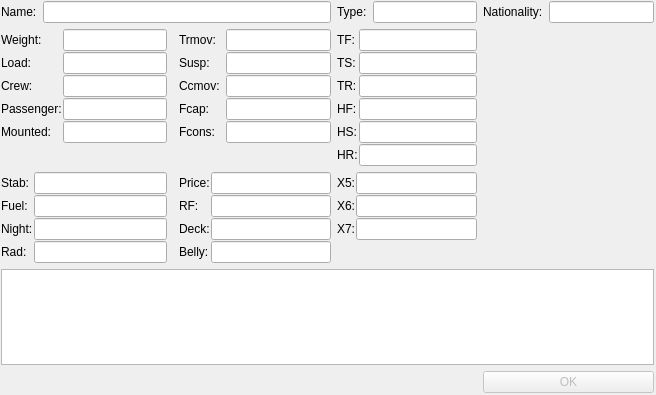
<?xml version="1.0" encoding="UTF-8"?>
<ui version="4.0">
 <class>VehicleForm</class>
 <widget class="QWidget" name="VehicleForm">
  <property name="geometry">
   <rect>
    <x>0</x>
    <y>0</y>
    <width>656</width>
    <height>395</height>
   </rect>
  </property>
  <property name="sizePolicy">
   <sizepolicy hsizetype="Preferred" vsizetype="Preferred">
    <horstretch>0</horstretch>
    <verstretch>0</verstretch>
   </sizepolicy>
  </property>
  <property name="windowTitle">
   <string>Form</string>
  </property>
  <widget class="QWidget" name="layoutWidget">
   <property name="geometry">
    <rect>
     <x>1</x>
     <y>1</y>
     <width>653</width>
     <height>392</height>
    </rect>
   </property>
   <layout class="QGridLayout" name="gridLayout">
    <item row="0" column="0" colspan="3">
     <layout class="QFormLayout" name="nameLayout">
      <property name="labelAlignment">
       <set>Qt::AlignRight|Qt::AlignTop|Qt::AlignTrailing</set>
      </property>
      <item row="0" column="0">
       <widget class="QLabel" name="nameLabel">
        <property name="text">
         <string>Name:</string>
        </property>
        <property name="buddy">
         <cstring>nameLineEdit</cstring>
        </property>
       </widget>
      </item>
      <item row="0" column="1">
       <widget class="QLineEdit" name="nameLineEdit">
        <property name="sizePolicy">
         <sizepolicy hsizetype="Expanding" vsizetype="Fixed">
          <horstretch>0</horstretch>
          <verstretch>2</verstretch>
         </sizepolicy>
        </property>
        <property name="minimumSize">
         <size>
          <width>2</width>
          <height>0</height>
         </size>
        </property>
        <property name="baseSize">
         <size>
          <width>2</width>
          <height>0</height>
         </size>
        </property>
        <property name="readOnly">
         <bool>true</bool>
        </property>
       </widget>
      </item>
     </layout>
    </item>
    <item row="0" column="3">
     <layout class="QFormLayout" name="typeLayout">
      <property name="labelAlignment">
       <set>Qt::AlignRight|Qt::AlignTop|Qt::AlignTrailing</set>
      </property>
      <item row="0" column="0">
       <widget class="QLabel" name="typeLabel">
        <property name="sizePolicy">
         <sizepolicy hsizetype="Preferred" vsizetype="Preferred">
          <horstretch>1</horstretch>
          <verstretch>0</verstretch>
         </sizepolicy>
        </property>
        <property name="minimumSize">
         <size>
          <width>0</width>
          <height>0</height>
         </size>
        </property>
        <property name="baseSize">
         <size>
          <width>1</width>
          <height>0</height>
         </size>
        </property>
        <property name="text">
         <string>Type:</string>
        </property>
        <property name="buddy">
         <cstring>typeLineEdit</cstring>
        </property>
       </widget>
      </item>
      <item row="0" column="1">
       <widget class="QLineEdit" name="typeLineEdit">
        <property name="sizePolicy">
         <sizepolicy hsizetype="Expanding" vsizetype="Fixed">
          <horstretch>1</horstretch>
          <verstretch>0</verstretch>
         </sizepolicy>
        </property>
        <property name="minimumSize">
         <size>
          <width>1</width>
          <height>0</height>
         </size>
        </property>
        <property name="baseSize">
         <size>
          <width>1</width>
          <height>0</height>
         </size>
        </property>
        <property name="readOnly">
         <bool>true</bool>
        </property>
       </widget>
      </item>
     </layout>
    </item>
    <item row="2" column="2">
     <layout class="QFormLayout" name="formLayout_4">
      <property name="horizontalSpacing">
       <number>1</number>
      </property>
      <property name="verticalSpacing">
       <number>1</number>
      </property>
      <item row="0" column="0">
       <widget class="QLabel" name="priceLabel">
        <property name="text">
         <string>Price:</string>
        </property>
        <property name="buddy">
         <cstring>priceLineEdit</cstring>
        </property>
       </widget>
      </item>
      <item row="0" column="1">
       <widget class="QLineEdit" name="priceLineEdit">
        <property name="alignment">
         <set>Qt::AlignRight|Qt::AlignTrailing|Qt::AlignVCenter</set>
        </property>
        <property name="readOnly">
         <bool>true</bool>
        </property>
       </widget>
      </item>
      <item row="1" column="0">
       <widget class="QLabel" name="rFLabel">
        <property name="text">
         <string>RF:</string>
        </property>
        <property name="buddy">
         <cstring>rFLineEdit</cstring>
        </property>
       </widget>
      </item>
      <item row="1" column="1">
       <widget class="QLineEdit" name="rFLineEdit">
        <property name="alignment">
         <set>Qt::AlignRight|Qt::AlignTrailing|Qt::AlignVCenter</set>
        </property>
        <property name="readOnly">
         <bool>true</bool>
        </property>
       </widget>
      </item>
      <item row="2" column="0">
       <widget class="QLabel" name="deckLabel">
        <property name="text">
         <string>Deck:</string>
        </property>
        <property name="buddy">
         <cstring>deckLineEdit</cstring>
        </property>
       </widget>
      </item>
      <item row="2" column="1">
       <widget class="QLineEdit" name="deckLineEdit">
        <property name="alignment">
         <set>Qt::AlignRight|Qt::AlignTrailing|Qt::AlignVCenter</set>
        </property>
        <property name="readOnly">
         <bool>true</bool>
        </property>
       </widget>
      </item>
      <item row="3" column="0">
       <widget class="QLabel" name="bellyLabel">
        <property name="text">
         <string>Belly:</string>
        </property>
        <property name="buddy">
         <cstring>bellyLineEdit</cstring>
        </property>
       </widget>
      </item>
      <item row="3" column="1">
       <widget class="QLineEdit" name="bellyLineEdit">
        <property name="alignment">
         <set>Qt::AlignRight|Qt::AlignTrailing|Qt::AlignVCenter</set>
        </property>
        <property name="readOnly">
         <bool>true</bool>
        </property>
       </widget>
      </item>
     </layout>
    </item>
    <item row="2" column="3">
     <layout class="QFormLayout" name="formLayout_9">
      <property name="horizontalSpacing">
       <number>1</number>
      </property>
      <property name="verticalSpacing">
       <number>1</number>
      </property>
      <item row="0" column="0">
       <widget class="QLabel" name="x5Label">
        <property name="text">
         <string>X5:</string>
        </property>
        <property name="buddy">
         <cstring>x5LineEdit</cstring>
        </property>
       </widget>
      </item>
      <item row="0" column="1">
       <widget class="QLineEdit" name="x5LineEdit">
        <property name="alignment">
         <set>Qt::AlignRight|Qt::AlignTrailing|Qt::AlignVCenter</set>
        </property>
        <property name="readOnly">
         <bool>true</bool>
        </property>
       </widget>
      </item>
      <item row="1" column="0">
       <widget class="QLabel" name="x6Label">
        <property name="text">
         <string>X6:</string>
        </property>
        <property name="buddy">
         <cstring>x6LineEdit</cstring>
        </property>
       </widget>
      </item>
      <item row="1" column="1">
       <widget class="QLineEdit" name="x6LineEdit">
        <property name="alignment">
         <set>Qt::AlignRight|Qt::AlignTrailing|Qt::AlignVCenter</set>
        </property>
        <property name="readOnly">
         <bool>true</bool>
        </property>
       </widget>
      </item>
      <item row="2" column="0">
       <widget class="QLabel" name="x7Label">
        <property name="text">
         <string>X7:</string>
        </property>
        <property name="buddy">
         <cstring>x7LineEdit</cstring>
        </property>
       </widget>
      </item>
      <item row="2" column="1">
       <widget class="QLineEdit" name="x7LineEdit">
        <property name="alignment">
         <set>Qt::AlignRight|Qt::AlignTrailing|Qt::AlignVCenter</set>
        </property>
        <property name="readOnly">
         <bool>true</bool>
        </property>
       </widget>
      </item>
     </layout>
    </item>
    <item row="3" column="0" colspan="5">
     <widget class="QPlainTextEdit" name="x8TextEdit">
      <property name="readOnly">
       <bool>true</bool>
      </property>
     </widget>
    </item>
    <item row="4" column="4">
     <widget class="QPushButton" name="pushButton">
      <property name="enabled">
       <bool>false</bool>
      </property>
      <property name="baseSize">
       <size>
        <width>0</width>
        <height>0</height>
       </size>
      </property>
      <property name="text">
       <string>OK</string>
      </property>
     </widget>
    </item>
    <item row="1" column="0">
     <layout class="QFormLayout" name="formLayout_3">
      <property name="horizontalSpacing">
       <number>1</number>
      </property>
      <property name="verticalSpacing">
       <number>1</number>
      </property>
      <item row="0" column="0">
       <widget class="QLabel" name="weightLabel">
        <property name="text">
         <string>Weight:</string>
        </property>
        <property name="buddy">
         <cstring>weightLineEdit</cstring>
        </property>
       </widget>
      </item>
      <item row="0" column="1">
       <widget class="QLineEdit" name="weightLineEdit">
        <property name="alignment">
         <set>Qt::AlignRight|Qt::AlignTrailing|Qt::AlignVCenter</set>
        </property>
        <property name="readOnly">
         <bool>true</bool>
        </property>
       </widget>
      </item>
      <item row="1" column="0">
       <widget class="QLabel" name="loadLabel">
        <property name="text">
         <string>Load:</string>
        </property>
        <property name="buddy">
         <cstring>loadLineEdit</cstring>
        </property>
       </widget>
      </item>
      <item row="1" column="1">
       <widget class="QLineEdit" name="loadLineEdit">
        <property name="alignment">
         <set>Qt::AlignRight|Qt::AlignTrailing|Qt::AlignVCenter</set>
        </property>
        <property name="readOnly">
         <bool>true</bool>
        </property>
       </widget>
      </item>
      <item row="2" column="0">
       <widget class="QLabel" name="crewLabel">
        <property name="text">
         <string>Crew:</string>
        </property>
        <property name="buddy">
         <cstring>crewLineEdit</cstring>
        </property>
       </widget>
      </item>
      <item row="2" column="1">
       <widget class="QLineEdit" name="crewLineEdit">
        <property name="alignment">
         <set>Qt::AlignRight|Qt::AlignTrailing|Qt::AlignVCenter</set>
        </property>
        <property name="readOnly">
         <bool>true</bool>
        </property>
       </widget>
      </item>
      <item row="3" column="0">
       <widget class="QLabel" name="passengerLabel">
        <property name="text">
         <string>Passenger:</string>
        </property>
        <property name="buddy">
         <cstring>passengerLineEdit</cstring>
        </property>
       </widget>
      </item>
      <item row="3" column="1">
       <widget class="QLineEdit" name="passengerLineEdit">
        <property name="alignment">
         <set>Qt::AlignRight|Qt::AlignTrailing|Qt::AlignVCenter</set>
        </property>
        <property name="readOnly">
         <bool>true</bool>
        </property>
       </widget>
      </item>
      <item row="4" column="0">
       <widget class="QLabel" name="mountedLabel">
        <property name="text">
         <string>Mounted:</string>
        </property>
        <property name="buddy">
         <cstring>mountedLineEdit</cstring>
        </property>
       </widget>
      </item>
      <item row="4" column="1">
       <widget class="QLineEdit" name="mountedLineEdit">
        <property name="alignment">
         <set>Qt::AlignRight|Qt::AlignTrailing|Qt::AlignVCenter</set>
        </property>
        <property name="readOnly">
         <bool>true</bool>
        </property>
       </widget>
      </item>
     </layout>
    </item>
    <item row="2" column="0">
     <layout class="QFormLayout" name="formLayout_8">
      <property name="horizontalSpacing">
       <number>1</number>
      </property>
      <property name="verticalSpacing">
       <number>1</number>
      </property>
      <item row="0" column="0">
       <widget class="QLabel" name="stabLabel">
        <property name="text">
         <string>Stab:</string>
        </property>
        <property name="buddy">
         <cstring>stabLineEdit</cstring>
        </property>
       </widget>
      </item>
      <item row="0" column="1">
       <widget class="QLineEdit" name="stabLineEdit">
        <property name="alignment">
         <set>Qt::AlignRight|Qt::AlignTrailing|Qt::AlignVCenter</set>
        </property>
        <property name="readOnly">
         <bool>true</bool>
        </property>
       </widget>
      </item>
      <item row="1" column="0">
       <widget class="QLabel" name="fuelLabel">
        <property name="text">
         <string>Fuel:</string>
        </property>
        <property name="buddy">
         <cstring>fuelLineEdit</cstring>
        </property>
       </widget>
      </item>
      <item row="1" column="1">
       <widget class="QLineEdit" name="fuelLineEdit">
        <property name="alignment">
         <set>Qt::AlignRight|Qt::AlignTrailing|Qt::AlignVCenter</set>
        </property>
        <property name="readOnly">
         <bool>true</bool>
        </property>
       </widget>
      </item>
      <item row="2" column="0">
       <widget class="QLabel" name="nightLabel">
        <property name="text">
         <string>Night:</string>
        </property>
        <property name="buddy">
         <cstring>nightLineEdit</cstring>
        </property>
       </widget>
      </item>
      <item row="2" column="1">
       <widget class="QLineEdit" name="nightLineEdit">
        <property name="alignment">
         <set>Qt::AlignRight|Qt::AlignTrailing|Qt::AlignVCenter</set>
        </property>
        <property name="readOnly">
         <bool>true</bool>
        </property>
       </widget>
      </item>
      <item row="3" column="0">
       <widget class="QLabel" name="radLabel">
        <property name="text">
         <string>Rad:</string>
        </property>
        <property name="buddy">
         <cstring>radLineEdit</cstring>
        </property>
       </widget>
      </item>
      <item row="3" column="1">
       <widget class="QLineEdit" name="radLineEdit">
        <property name="alignment">
         <set>Qt::AlignRight|Qt::AlignTrailing|Qt::AlignVCenter</set>
        </property>
        <property name="readOnly">
         <bool>true</bool>
        </property>
       </widget>
      </item>
     </layout>
    </item>
    <item row="0" column="4">
     <layout class="QFormLayout" name="nationalityLayout">
      <property name="labelAlignment">
       <set>Qt::AlignRight|Qt::AlignTop|Qt::AlignTrailing</set>
      </property>
      <item row="0" column="0">
       <widget class="QLabel" name="nationalityLabel">
        <property name="minimumSize">
         <size>
          <width>0</width>
          <height>0</height>
         </size>
        </property>
        <property name="text">
         <string>Nationality:</string>
        </property>
        <property name="buddy">
         <cstring>nationalityLineEdit</cstring>
        </property>
       </widget>
      </item>
      <item row="0" column="1">
       <widget class="QLineEdit" name="nationalityLineEdit">
        <property name="baseSize">
         <size>
          <width>1</width>
          <height>0</height>
         </size>
        </property>
        <property name="toolTip">
         <string>&lt;html&gt;&lt;head/&gt;&lt;body&gt;&lt;p&gt;Three letter ISO 3166-1 alpha-2 or alpha-3 country code corresponding to countries and territories on Earth proper. Use of ISO 3166-1 numeric is discouraged. Hence, any non-conforming codes (i.e. ones containing digits or more than three characters) are considered other-worldly.&lt;/p&gt;&lt;/body&gt;&lt;/html&gt;</string>
        </property>
        <property name="text">
         <string/>
        </property>
        <property name="readOnly">
         <bool>true</bool>
        </property>
       </widget>
      </item>
     </layout>
    </item>
    <item row="1" column="3">
     <layout class="QFormLayout" name="formLayout">
      <property name="sizeConstraint">
       <enum>QLayout::SetFixedSize</enum>
      </property>
      <property name="horizontalSpacing">
       <number>1</number>
      </property>
      <property name="verticalSpacing">
       <number>1</number>
      </property>
      <item row="0" column="0">
       <widget class="QLabel" name="tfLabel">
        <property name="text">
         <string>TF:</string>
        </property>
        <property name="buddy">
         <cstring>tfLineEdit</cstring>
        </property>
       </widget>
      </item>
      <item row="0" column="1">
       <widget class="QLineEdit" name="tfLineEdit">
        <property name="minimumSize">
         <size>
          <width>0</width>
          <height>0</height>
         </size>
        </property>
        <property name="alignment">
         <set>Qt::AlignRight|Qt::AlignTrailing|Qt::AlignVCenter</set>
        </property>
        <property name="readOnly">
         <bool>true</bool>
        </property>
       </widget>
      </item>
      <item row="1" column="0">
       <widget class="QLabel" name="tsLabel">
        <property name="text">
         <string>TS:</string>
        </property>
        <property name="buddy">
         <cstring>tsLineEdit</cstring>
        </property>
       </widget>
      </item>
      <item row="1" column="1">
       <widget class="QLineEdit" name="tsLineEdit">
        <property name="alignment">
         <set>Qt::AlignRight|Qt::AlignTrailing|Qt::AlignVCenter</set>
        </property>
        <property name="readOnly">
         <bool>true</bool>
        </property>
       </widget>
      </item>
      <item row="2" column="0">
       <widget class="QLabel" name="trLabel">
        <property name="text">
         <string>TR:</string>
        </property>
        <property name="buddy">
         <cstring>trLineEdit</cstring>
        </property>
       </widget>
      </item>
      <item row="2" column="1">
       <widget class="QLineEdit" name="trLineEdit">
        <property name="alignment">
         <set>Qt::AlignRight|Qt::AlignTrailing|Qt::AlignVCenter</set>
        </property>
        <property name="readOnly">
         <bool>true</bool>
        </property>
       </widget>
      </item>
      <item row="3" column="0">
       <widget class="QLabel" name="hfLabel">
        <property name="text">
         <string>HF:</string>
        </property>
        <property name="buddy">
         <cstring>hfLineEdit</cstring>
        </property>
       </widget>
      </item>
      <item row="3" column="1">
       <widget class="QLineEdit" name="hfLineEdit">
        <property name="alignment">
         <set>Qt::AlignRight|Qt::AlignTrailing|Qt::AlignVCenter</set>
        </property>
        <property name="readOnly">
         <bool>true</bool>
        </property>
       </widget>
      </item>
      <item row="4" column="0">
       <widget class="QLabel" name="hsLabel">
        <property name="text">
         <string>HS:</string>
        </property>
        <property name="buddy">
         <cstring>hsLineEdit</cstring>
        </property>
       </widget>
      </item>
      <item row="4" column="1">
       <widget class="QLineEdit" name="hsLineEdit">
        <property name="alignment">
         <set>Qt::AlignRight|Qt::AlignTrailing|Qt::AlignVCenter</set>
        </property>
        <property name="readOnly">
         <bool>true</bool>
        </property>
       </widget>
      </item>
      <item row="5" column="0">
       <widget class="QLabel" name="hrLabel">
        <property name="text">
         <string>HR:</string>
        </property>
        <property name="buddy">
         <cstring>hrLineEdit</cstring>
        </property>
       </widget>
      </item>
      <item row="5" column="1">
       <widget class="QLineEdit" name="hrLineEdit">
        <property name="alignment">
         <set>Qt::AlignRight|Qt::AlignTrailing|Qt::AlignVCenter</set>
        </property>
        <property name="readOnly">
         <bool>true</bool>
        </property>
       </widget>
      </item>
     </layout>
    </item>
    <item row="1" column="2">
     <layout class="QFormLayout" name="moveLayout">
      <property name="verticalSpacing">
       <number>1</number>
      </property>
      <item row="0" column="0">
       <widget class="QLabel" name="trmovLabel">
        <property name="sizePolicy">
         <sizepolicy hsizetype="Fixed" vsizetype="Preferred">
          <horstretch>0</horstretch>
          <verstretch>0</verstretch>
         </sizepolicy>
        </property>
        <property name="minimumSize">
         <size>
          <width>0</width>
          <height>0</height>
         </size>
        </property>
        <property name="text">
         <string>Trmov:</string>
        </property>
        <property name="buddy">
         <cstring>trmovLineEdit</cstring>
        </property>
       </widget>
      </item>
      <item row="0" column="1">
       <widget class="QLineEdit" name="trmovLineEdit">
        <property name="baseSize">
         <size>
          <width>0</width>
          <height>0</height>
         </size>
        </property>
        <property name="alignment">
         <set>Qt::AlignRight|Qt::AlignTrailing|Qt::AlignVCenter</set>
        </property>
        <property name="readOnly">
         <bool>true</bool>
        </property>
       </widget>
      </item>
      <item row="1" column="1">
       <widget class="QLineEdit" name="suspLineEdit">
        <property name="alignment">
         <set>Qt::AlignRight|Qt::AlignTrailing|Qt::AlignVCenter</set>
        </property>
        <property name="readOnly">
         <bool>true</bool>
        </property>
       </widget>
      </item>
      <item row="2" column="0">
       <widget class="QLabel" name="ccmovLabel">
        <property name="sizePolicy">
         <sizepolicy hsizetype="Fixed" vsizetype="Preferred">
          <horstretch>0</horstretch>
          <verstretch>0</verstretch>
         </sizepolicy>
        </property>
        <property name="minimumSize">
         <size>
          <width>0</width>
          <height>0</height>
         </size>
        </property>
        <property name="text">
         <string>Ccmov:</string>
        </property>
        <property name="buddy">
         <cstring>ccmovLineEdit</cstring>
        </property>
       </widget>
      </item>
      <item row="2" column="1">
       <widget class="QLineEdit" name="ccmovLineEdit">
        <property name="alignment">
         <set>Qt::AlignRight|Qt::AlignTrailing|Qt::AlignVCenter</set>
        </property>
        <property name="readOnly">
         <bool>true</bool>
        </property>
       </widget>
      </item>
      <item row="3" column="0">
       <widget class="QLabel" name="fcapLabel">
        <property name="sizePolicy">
         <sizepolicy hsizetype="Fixed" vsizetype="Preferred">
          <horstretch>0</horstretch>
          <verstretch>0</verstretch>
         </sizepolicy>
        </property>
        <property name="minimumSize">
         <size>
          <width>0</width>
          <height>0</height>
         </size>
        </property>
        <property name="text">
         <string>Fcap:</string>
        </property>
        <property name="buddy">
         <cstring>fcapLineEdit</cstring>
        </property>
       </widget>
      </item>
      <item row="3" column="1">
       <widget class="QLineEdit" name="fcapLineEdit">
        <property name="alignment">
         <set>Qt::AlignRight|Qt::AlignTrailing|Qt::AlignVCenter</set>
        </property>
        <property name="readOnly">
         <bool>true</bool>
        </property>
       </widget>
      </item>
      <item row="4" column="0">
       <widget class="QLabel" name="fconsLabel">
        <property name="sizePolicy">
         <sizepolicy hsizetype="Fixed" vsizetype="Preferred">
          <horstretch>0</horstretch>
          <verstretch>0</verstretch>
         </sizepolicy>
        </property>
        <property name="minimumSize">
         <size>
          <width>0</width>
          <height>0</height>
         </size>
        </property>
        <property name="text">
         <string>Fcons:</string>
        </property>
        <property name="buddy">
         <cstring>fconsLineEdit</cstring>
        </property>
       </widget>
      </item>
      <item row="4" column="1">
       <widget class="QLineEdit" name="fconsLineEdit">
        <property name="alignment">
         <set>Qt::AlignRight|Qt::AlignTrailing|Qt::AlignVCenter</set>
        </property>
        <property name="readOnly">
         <bool>true</bool>
        </property>
       </widget>
      </item>
      <item row="1" column="0">
       <widget class="QLabel" name="suspLabel">
        <property name="sizePolicy">
         <sizepolicy hsizetype="Fixed" vsizetype="Preferred">
          <horstretch>0</horstretch>
          <verstretch>0</verstretch>
         </sizepolicy>
        </property>
        <property name="minimumSize">
         <size>
          <width>0</width>
          <height>0</height>
         </size>
        </property>
        <property name="text">
         <string>Susp:</string>
        </property>
        <property name="buddy">
         <cstring>suspLineEdit</cstring>
        </property>
       </widget>
      </item>
     </layout>
    </item>
   </layout>
  </widget>
 </widget>
 <tabstops>
  <tabstop>nameLineEdit</tabstop>
  <tabstop>typeLineEdit</tabstop>
  <tabstop>nationalityLineEdit</tabstop>
  <tabstop>weightLineEdit</tabstop>
  <tabstop>loadLineEdit</tabstop>
  <tabstop>crewLineEdit</tabstop>
  <tabstop>passengerLineEdit</tabstop>
  <tabstop>mountedLineEdit</tabstop>
  <tabstop>trmovLineEdit</tabstop>
  <tabstop>suspLineEdit</tabstop>
  <tabstop>ccmovLineEdit</tabstop>
  <tabstop>fcapLineEdit</tabstop>
  <tabstop>fconsLineEdit</tabstop>
  <tabstop>tfLineEdit</tabstop>
  <tabstop>mountedLineEdit</tabstop>
  <tabstop>trLineEdit</tabstop>
  <tabstop>hfLineEdit</tabstop>
  <tabstop>hsLineEdit</tabstop>
  <tabstop>hrLineEdit</tabstop>
  <tabstop>stabLineEdit</tabstop>
  <tabstop>fuelLineEdit</tabstop>
  <tabstop>nightLineEdit</tabstop>
  <tabstop>radLineEdit</tabstop>
  <tabstop>priceLineEdit</tabstop>
  <tabstop>rFLineEdit</tabstop>
  <tabstop>deckLineEdit</tabstop>
  <tabstop>bellyLineEdit</tabstop>
  <tabstop>x5LineEdit</tabstop>
  <tabstop>x6LineEdit</tabstop>
  <tabstop>x7LineEdit</tabstop>
  <tabstop>x8TextEdit</tabstop>
  <tabstop>pushButton</tabstop>
  <tabstop>weightLineEdit</tabstop>
  <tabstop>loadLineEdit</tabstop>
  <tabstop>crewLineEdit</tabstop>
  <tabstop>passengerLineEdit</tabstop>
  <tabstop>mountedLineEdit</tabstop>
  <tabstop>fcapLineEdit</tabstop>
  <tabstop>fconsLineEdit</tabstop>
  <tabstop>tsLineEdit</tabstop>
  <tabstop>trmovLineEdit</tabstop>
  <tabstop>suspLineEdit</tabstop>
  <tabstop>ccmovLineEdit</tabstop>
 </tabstops>
 <resources/>
 <connections/>
</ui>
